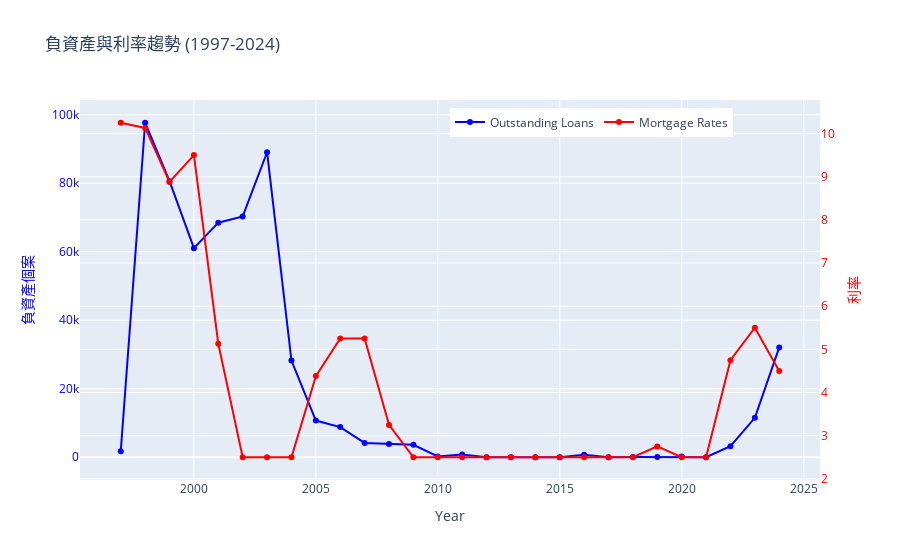

The code cell stored with this chart in its notebook:
### Code cell
result_wpmr_filtered = result_wpmr[(result_wpmr['year'] >= 1997) & (result_wpmr['year'] <= 2024)]


fig = go.Figure()


fig.add_trace(go.Scatter(x=result_wpmr_filtered['year'], y=result_wpmr_filtered['outstanding_loans'],
                         mode='lines+markers',
                         name='Outstanding Loans',
                         marker=dict(color='blue')))


fig.add_trace(go.Scatter(x=result_wpmr_filtered['year'], y=result_wpmr_filtered['mortgage_rates'],
                         mode='lines+markers',
                         name='Mortgage Rates',
                         marker=dict(color='red'),
                         yaxis='y2'))


fig.update_layout(
    title='負資產與利率趨勢 (1997-2024)',
    xaxis=dict(title='Year'),
    yaxis=dict(title='負資產個案', titlefont=dict(color='blue'), tickfont=dict(color='blue')),
    yaxis2=dict(title='利率', titlefont=dict(color='red'), tickfont=dict(color='red'), overlaying='y', side='right'),
    legend=dict(x=0.5, y=0.98, orientation='h')
)


fig.show()

### Figure 1 — Plotly figure (JSON) as saved in the notebook; plotly's stock layout.template omitted (floating-point values rounded to 4 significant figures)
{"data": [{"marker": {"color": "blue"}, "mode": "lines+markers", "name": "Outstanding Loans", "type": "scatter", "x": [1997, 1998, 1999, 2000, 2001, 2002, 2003, 2004, 2005, 2006, 2007, 2008, 2009, 2010, 2011, 2012, 2013, 2014, 2015, 2016, 2017, 2018, 2019, 2020, 2021, 2022, 2023, 2024], "y": [1767, 97670.0, 80620.0, 61039, 68500, 70310.0, 89060.0, 28220.0, 10700.0, 8807.0, 4174.0, 3852.0, 3655.0, 220.8, 806.2, 20.75, 13.25, 28, 0, 703, 0, 64.5, 56, 223.8, 24, 3214, 11500.0, 32073]}, {"marker": {"color": "red"}, "mode": "lines+markers", "name": "Mortgage Rates", "type": "scatter", "x": [1997, 1998, 1999, 2000, 2001, 2002, 2003, 2004, 2005, 2006, 2007, 2008, 2009, 2010, 2011, 2012, 2013, 2014, 2015, 2016, 2017, 2018, 2019, 2020, 2021, 2022, 2023, 2024], "y": [10.25, 10.13, 8.88, 9.5, 5.13, 2.5, 2.5, 2.5, 4.38, 5.25, 5.25, 3.25, 2.5, 2.5, 2.5, 2.5, 2.5, 2.5, 2.5, 2.5, 2.5, 2.5, 2.75, 2.5, 2.5, 4.75, 5.5, 4.5], "yaxis": "y2"}], "layout": {"legend": {"orientation": "h", "x": 0.5, "y": 0.98}, "title": {"text": "負資產與利率趨勢 (1997-2024)"}, "xaxis": {"title": {"text": "Year"}}, "yaxis": {"tickfont": {"color": "blue"}, "title": {"font": {"color": "blue"}, "text": "負資產個案"}}, "yaxis2": {"overlaying": "y", "side": "right", "tickfont": {"color": "red"}, "title": {"font": {"color": "red"}, "text": "利率"}}}}
